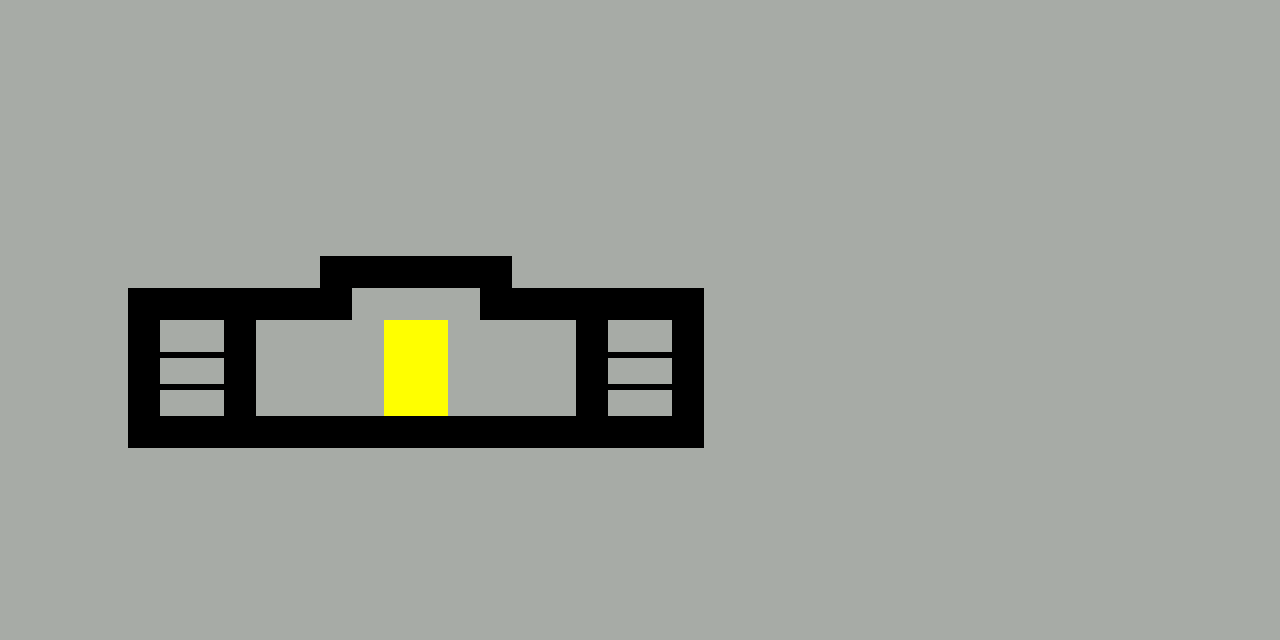

This is a level from a 2D game, rendered from its Tiled map with the project's own tilesets. A one-line summary and the map file follow, with tile-layer data summarised:
An orthogonal 40x20 tile map with 32x32 px tiles, 1 tile layer (World), 1 hidden layer not drawn, 2 tilesets and 41 objects (23x PowerupEntity, 8x Enemy1Entity, 2x Enemy2Entity, 2x CoinEntity, 2x heroEntity, ...).

<map version="1.0" orientation="orthogonal" width="40" height="20" tilewidth="32" tileheight="32" backgroundcolor="#a7aba6">
 <tileset firstgid="1" name="tileset32x32" tilewidth="32" tileheight="32">
  <image source="../tileset/tileset32x32.png" width="160" height="32" />
 </tileset>
 <tileset firstgid="6" name="metatiles32x32" tilewidth="32" tileheight="32">
  <image source="../tileset/metatiles32x32.png" width="160" height="32" />
  <tile id="0">
   <properties>
    <property name="type" value="solid" />
   </properties>
  </tile>
  <tile id="1">
   <properties>
    <property name="type" value="platform" />
   </properties>
  </tile>
 </tileset>
 <objectgroup name="Black_Hero" width="40" height="20" />
 <objectgroup name="White_Hero" width="40" height="20" />
 <objectgroup name="Red_Acid" width="40" height="20" visible="0">
  <object name="redAcidEntity" x="320" y="0" width="64" height="32" />
 </objectgroup>
 <objectgroup name="Green_Acid" width="40" height="20" visible="0">
  <object name="greenAcidEntity" x="256" y="0" width="64" height="32" />
 </objectgroup>
 <objectgroup name="Blue_Acid" width="40" height="20" visible="0">
  <object name="blueAcidEntity" x="384" y="0" width="64" height="32" />
 </objectgroup>
 <objectgroup name="Black_Enemy" width="40" height="20" visible="0">
  <object name="Enemy1Entity" x="192" y="0" width="64" height="32">
   <properties>
    <property name="image" value="black_enemy1" />
    <property name="spritewidth" value="32" />
    <property name="startposition" value="1" />
   </properties>
  </object>
  <object name="Enemy2Entity" x="192" y="32" width="64" height="32">
   <properties>
    <property name="image" value="black_enemy2" />
    <property name="spritewidth" value="32" />
    <property name="startposition" value="1" />
   </properties>
  </object>
 </objectgroup>
 <objectgroup name="White_Enemy" width="40" height="20" visible="0">
  <object name="Enemy1Entity" x="128" y="0" width="64" height="32">
   <properties>
    <property name="image" value="white_enemy1" />
    <property name="spritewidth" value="32" />
    <property name="startposition" value="1" />
   </properties>
  </object>
  <object name="Enemy2Entity" x="128" y="32" width="64" height="32">
   <properties>
    <property name="image" value="white_enemy2" />
    <property name="spritewidth" value="32" />
    <property name="startposition" value="1" />
   </properties>
  </object>
 </objectgroup>
 <objectgroup name="Black_Coin" width="40" height="20" visible="0">
  <object name="CoinEntity" x="96" y="0" width="32" height="32">
   <properties>
    <property name="image" value="black_coin" />
    <property name="spritewidth" value="32" />
   </properties>
  </object>
 </objectgroup>
 <objectgroup name="White_Coin" width="40" height="20" visible="0">
  <object name="CoinEntity" x="96" y="32" width="32" height="32">
   <properties>
    <property name="image" value="white_coin" />
    <property name="spritewidth" value="32" />
   </properties>
  </object>
 </objectgroup>
 <objectgroup name="Blue_Powerup" width="40" height="20" visible="0">
  <object name="PowerupEntity" x="352" y="240" width="192" height="32">
   <properties>
    <property name="color" value="blue" />
    <property name="image" value="blue_powerup" />
    <property name="move" value="1" />
    <property name="spritewidth" value="32" />
    <property name="startposition" value="5" />
   </properties>
  </object>
 </objectgroup>
 <objectgroup name="Green_Powerup" width="40" height="20" visible="0" />
 <objectgroup name="Red_Powerup" width="40" height="20" visible="0" />
 <objectgroup name="Level" width="40" height="20" visible="0">
  <object name="me.LevelEntity" x="0" y="0" width="32" height="64">
   <properties>
    <property name="to" value="level2" />
   </properties>
  </object>
 </objectgroup>
 <objectgroup name="Coins" width="40" height="20" />
 <objectgroup name="Powerups" width="40" height="20">
  <object name="PowerupEntity" x="320" y="224" width="192" height="32">
   <properties>
    <property name="color" value="blue" />
    <property name="image" value="blue_powerup" />
    <property name="move" value="1" />
    <property name="spritewidth" value="32" />
    <property name="startposition" value="2" />
   </properties>
  </object>
  <object name="PowerupEntity" x="320" y="224" width="192" height="32">
   <properties>
    <property name="color" value="green" />
    <property name="image" value="green_powerup" />
    <property name="move" value="1" />
    <property name="spritewidth" value="32" />
    <property name="startposition" value="3" />
   </properties>
  </object>
  <object name="PowerupEntity" x="320" y="224" width="192" height="32">
   <properties>
    <property name="color" value="red" />
    <property name="image" value="red_powerup" />
    <property name="move" value="1" />
    <property name="spritewidth" value="32" />
    <property name="startposition" value="4" />
   </properties>
  </object>
  <object name="PowerupEntity" x="320" y="224" width="192" height="32">
   <properties>
    <property name="color" value="green" />
    <property name="image" value="green_powerup" />
    <property name="move" value="1" />
    <property name="spritewidth" value="32" />
    <property name="startposition" value="0" />
   </properties>
  </object>
  <object name="PowerupEntity" x="320" y="224" width="192" height="32">
   <properties>
    <property name="color" value="red" />
    <property name="image" value="red_powerup" />
    <property name="move" value="1" />
    <property name="spritewidth" value="32" />
    <property name="startposition" value="1" />
   </properties>
  </object>
  <object name="PowerupEntity" x="320" y="224" width="192" height="32">
   <properties>
    <property name="color" value="blue" />
    <property name="image" value="blue_powerup" />
    <property name="move" value="1" />
    <property name="spritewidth" value="32" />
    <property name="startposition" value="5" />
   </properties>
  </object>
  <object name="PowerupEntity" x="128" y="256" width="32" height="32">
   <properties>
    <property name="color" value="blue" />
    <property name="image" value="blue_powerup" />
    <property name="move" value="1" />
    <property name="spritewidth" value="32" />
    <property name="startposition" value="0" />
   </properties>
  </object>
  <object name="PowerupEntity" x="672" y="256" width="32" height="32">
   <properties>
    <property name="color" value="blue" />
    <property name="image" value="blue_powerup" />
    <property name="move" value="1" />
    <property name="spritewidth" value="32" />
    <property name="startposition" value="0" />
   </properties>
  </object>
  <object name="PowerupEntity" x="160" y="224" width="32" height="32">
   <properties>
    <property name="color" value="green" />
    <property name="image" value="green_powerup" />
    <property name="move" value="1" />
    <property name="spritewidth" value="32" />
    <property name="startposition" value="0" />
   </properties>
  </object>
  <object name="PowerupEntity" x="640" y="224" width="32" height="32">
   <properties>
    <property name="color" value="green" />
    <property name="image" value="green_powerup" />
    <property name="move" value="1" />
    <property name="spritewidth" value="32" />
    <property name="startposition" value="0" />
   </properties>
  </object>
  </objectgroup>
 <objectgroup name="Enemies" width="40" height="20">
  <!-- 6 objects omitted --></objectgroup>
 <objectgroup name="Acids" width="40" height="20" />
 <objectgroup name="Heros" width="40" height="20">
  <!-- 2 objects omitted --></objectgroup>
 <layer name="World" width="40" height="20">
  <data>[800 cells, 64 non-empty, 3 distinct tile ids]</data>
 </layer>
 <layer name="collision" width="40" height="20" visible="0">
  <data>[800 cells, 138 non-empty, 2 distinct tile ids]</data>
 </layer>
</map>
<!-- 20 of 41 objects omitted -->
